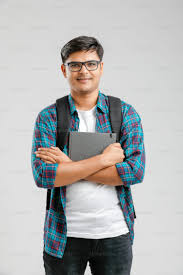
#> input picture students/101_Arun.jpg, 183 x 275 px
$ python main.py
#> lines starting #> are read from the running program, lines starting #| are printed output that depends on the picture
### student_database_mp.py
import os
import cv2
import numpy as np

STUDENT_FOLDER = "students"

def load_student_database():
    encodings = []
    details = []

    face_cascade = cv2.CascadeClassifier(cv2.data.haarcascades + "haarcascade_frontalface_default.xml")

    for file in os.listdir(STUDENT_FOLDER):
        if file.endswith((".jpg", ".png")):
            path = os.path.join(STUDENT_FOLDER, file)
            image = cv2.imread(path)
#> image is the input picture: shape (275, 183, 3); mean B, G, R 178.3, 178.7, 177.6
            gray = cv2.cvtColor(image, cv2.COLOR_BGR2GRAY)
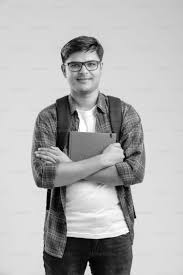
#> gray: shape (275, 183); min 0, max 255, mean 178.3
            faces = face_cascade.detectMultiScale(gray, scaleFactor=1.1, minNeighbors=5)
#> faces = [[58, 45, 53, 53]]
            if len(faces) == 0:
                continue
            x, y, w, h = faces[0]
#> x = 58; y = 45; w = 53; h = 53
            face_img = cv2.resize(gray[y:y+h, x:x+w], (100,100)).flatten()
#> face_img = 10000 values, max 238 at index 2561, min 2 at index 62, mean 159.1
            encodings.append(face_img)
            hall, name = file.split(".")[0].split("_")
            details.append({"hallticket": hall, "name": name})
#> pass 2 of the loop in load_student_database, `for file in os.listdir(STUDENT_FOLDER):`:
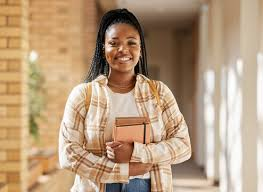
#> input picture students/102_Priya.jpg, 263 x 192 px
#> in load_student_database, image is the input picture: shape (192, 263, 3); mean B, G, R 126, 155.8, 184.1
#> in load_student_database, `gray = cv2.cvtColor(image, cv2.COLOR_BGR2GRAY)`:
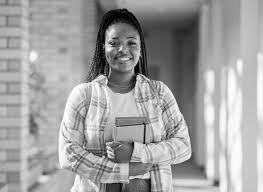
#> gray: shape (192, 263); min 0, max 255, mean 160.9
#> faces = [[101, 23, 48, 48]]
#> x = 101; y = 23; w = 48
#> face_img = 10000 values, max 243 at index 5515, min 1 at index 17, mean 100.1

    return encodings, details

### main.py
import cv2
import os
import datetime
import winsound
import pandas as pd

from student_database_mp import load_student_database
from face_match_mp import match_face

# ---------------- ALARM ----------------
def play_alarm():
    winsound.PlaySound("alarm.wav", winsound.SND_FILENAME | winsound.SND_ASYNC)

# ---------------- LOAD DATABASE ----------------
known_encodings, student_details = load_student_database()
#> known_encodings = 2 items; student_details = 2 items

# ---------------- CREATE FOLDERS ----------------
os.makedirs("logs", exist_ok=True)
os.makedirs("recordings", exist_ok=True)

log_file = "logs/suspicious_log.csv"
if not os.path.exists(log_file):
    pd.DataFrame(columns=["Time","HallTicket","Name","Action"]).to_csv(log_file, index=False)

# ---------------- VIDEO SETUP ----------------
cap = cv2.VideoCapture(0)
fourcc = cv2.VideoWriter_fourcc(*'XVID')
recording = False
writer = None
record_start = None

# OpenCV face detector
face_cascade = cv2.CascadeClassifier(cv2.data.haarcascades + "haarcascade_frontalface_default.xml")

while True:
    ret, frame = cap.read()
    if not ret:
        break

    gray = cv2.cvtColor(frame, cv2.COLOR_BGR2GRAY)
    faces = face_cascade.detectMultiScale(gray, scaleFactor=1.1, minNeighbors=5)

    for (x, y, w, h) in faces:
        face_img = cv2.resize(gray[y:y+h, x:x+w], (100,100)).flatten()
        student = match_face(face_img, known_encodings, student_details)
        name = student["name"] if student else "Unknown"
        hall = student["hallticket"] if student else "Unknown"
        cv2.rectangle(frame,(x,y),(x+w,y+h),(0,255,0),2)
        cv2.putText(frame,f"{name} ({hall})",(x,y-10),cv2.FONT_HERSHEY_SIMPLEX,0.8,(0,255,0),2)

        # Trigger alarm and record if unknown / cheating detected
        # For demo, trigger for unknown student
        if student is None and not recording:
            recording = True
            record_start = datetime.datetime.now()
            filename = f"recordings/Unknown_{record_start.strftime('%Y%m%d_%H%M%S')}.avi"
            writer = cv2.VideoWriter(filename, fourcc, 20, (frame.shape[1], frame.shape[0]))
            play_alarm()

            # Log
            df = pd.read_csv(log_file)
            df.loc[len(df)] = [datetime.datetime.now(), "Unknown", "Unknown", "Detected"]
            df.to_csv(log_file, index=False)

    # ---------------- WRITE FRAME ----------------
    if recording:
        writer.write(frame)
        if (datetime.datetime.now() - record_start).seconds > 5:
            recording = False
            writer.release()

    cv2.imshow("Offline Exam Proctoring", frame)
    if cv2.waitKey(1) & 0xFF == ord('q'):
        break

cap.release()
cv2.destroyAllWindows()
